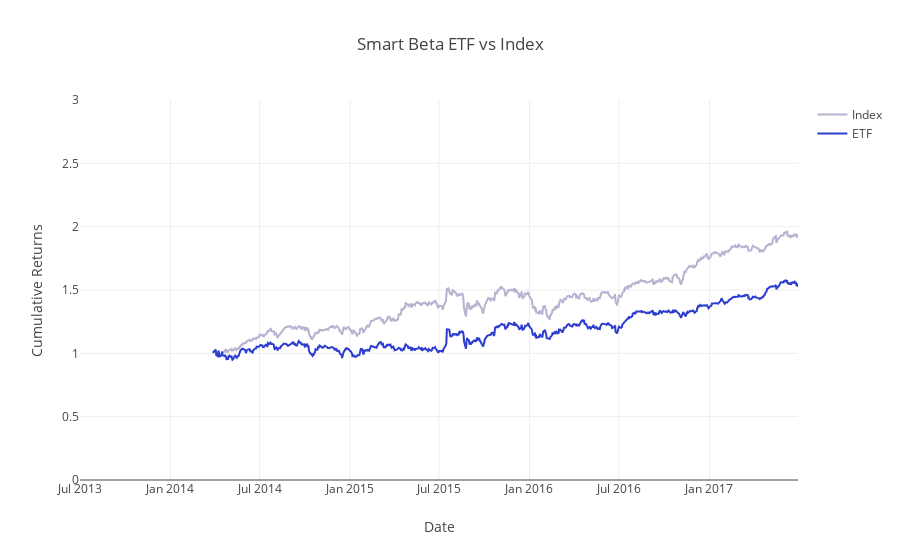

Notebook code for this chart:
### Markdown cell above
### View Data
Let's generate the ETF and index cumulative returns using `calculate_cumulative_returns` and compare the two.

### Code cell
index_weighted_cumulative_returns = calculate_cumulative_returns(index_weighted_returns)
etf_weighted_cumulative_returns = calculate_cumulative_returns(etf_weighted_returns)
project_helper.plot_benchmark_returns(index_weighted_cumulative_returns, etf_weighted_cumulative_returns, 'Smart Beta ETF vs Index')

### Figure 1 — Plotly figure (JSON) as saved in the notebook; plotly's stock layout.template omitted (floating-point values rounded to 4 significant figures; data arrays with more than 128 entries replaced by an {"elided": "..."} marker saying what was removed)
{"data": [{"line": {"color": "#B6B2CF"}, "name": "Index", "type": "scatter", "uid": "d86d6ca1-6a33-40b6-92eb-805b0885c6f2", "x": {"elided": "1009 str values"}, "y": {"elided": "1009 float values"}}, {"line": {"color": "#2D3ECF"}, "name": "ETF", "type": "scatter", "uid": "f7b60095-317b-4510-bb28-87fdfa994c28", "x": {"elided": "1009 str values"}, "y": {"elided": "1009 float values"}}], "layout": {"title": {"text": "Smart Beta ETF vs Index"}, "xaxis": {"title": {"text": "Date"}}, "yaxis": {"range": [0, 3], "title": {"text": "Cumulative Returns"}}}}
